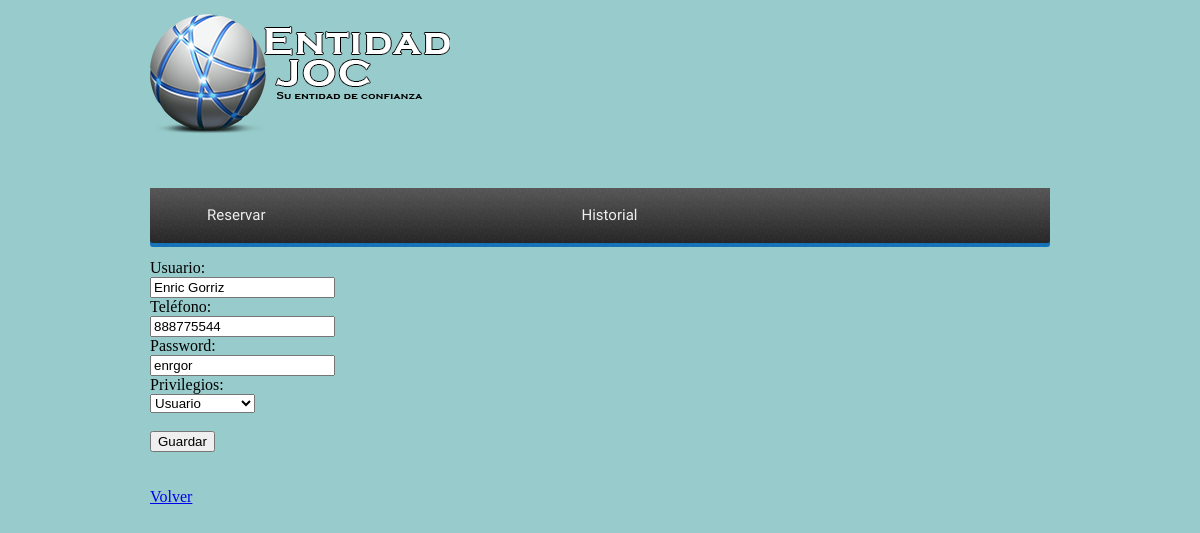
Screenshot of /pagmodificar.php?id=4 with the database file from the repository.
### tables this page shows
CREATE TABLE IF NOT EXISTS `users` (
  `idUser` int(255) NOT NULL,
  `nomUser` varchar(50) NOT NULL,
  `mail` varchar(30) NOT NULL,
  `telf` int(9) NOT NULL,
  `password` varchar(20) NOT NULL,
  `privilegios` varchar(20) NOT NULL,
  `user_v` int(1) NOT NULL DEFAULT '1'
);

### modificar.php (the view, shortened to what this page needs)
<!DOCTYPE html>
<html>
	<head>
	</head>
	<body>
		<?php
			$con = mysqli_connect('localhost', 'root', '', 'bd_intranet');
			$sql = "SELECT * FROM users WHERE idUser=$_REQUEST[id]";
			$datos = mysqli_query($con, $sql);
			if(mysqli_num_rows($datos)>0){
				$usuario=mysqli_fetch_array($datos);
				?>
				<form name="formulario1" action="modificar.proc.php" method="get">
				Usuario:<br/>
				<input type="text" name="nom" size="20" maxlength="50" value="<?php echo $usuario['nomUser']; ?>"><br/>
				Teléfono:<br/>
				<input type="text" name="telf" size="20" maxlength="12" value="<?php echo $usuario['telf']; ?>"><br/>
				Password:<br/>
				<input type="text" name="pass" size="20" maxlength="12" value="<?php echo $usuario['password']; ?>"><br/>
				Privilegios:<br/>
				<select name="privilegios">
				<?php
					if($usuario['privilegios']==admin){
				?>
						<option value="admin" selected="selected">Administrador</option>
			       		<option value="member">Usuario</option>
			    <?php
					}else{
				?>
			       		<option value="member" selected="selected">Usuario</option>
				<?php
					}
				?>
				</select><br/><br/>
				<input type="submit" value="Guardar">
				</form>
				<?php
			} else {
				echo "Usuario con id=$_REQUEST[id] no encontrado!";
			}
		?>
		<br/><br/>
		<a href="paginausuario_registro.php">Volver</a>
	</body>
</html>

### css/paginausuario.css (style rules this page uses)
body { margin:0px; background:#98CBCB; }

### rows the page displays
users: nom "Enric Gorriz", telf "888775544", pass "enrgor", privilegios "Usuario"
